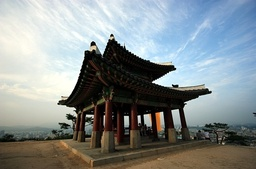
#> input picture Study/Lesson1/L2/homework_02/testdata/z02.jpg, 256 x 169 px, shrunk from 729 x 480 before the run; the run also reads 1 picture not shown here
$ jupyter execute --allow-errors 'Image Contrast Enhancement Algorithm.ipynb'   (older library calls are emulated)
#> lines starting #> are read from the running program, lines starting #| are printed output that depends on the picture
# Kỹ thuật tăng cường tương phản ảnh
Trong phần này cần thực hiện
- Cân bằng histogram (histogram equalization)
- Cân bằng động histogram (dynamic histogram equalization)
- Một thuật toán mới tăng cường tương phản ảnh sử dụng framework Exposure Fusio

# Ảnh thực hành

[cell 1]
import cv2
import matplotlib.pyplot as plt
import os

[cell 2]
import numpy as np

img = cv2.imread('testdata/z02.jpg')
#> img is the input picture: shape (169, 256, 3); mean B, G, R 142.3, 141.4, 133.8

gray = img[:,:,0]
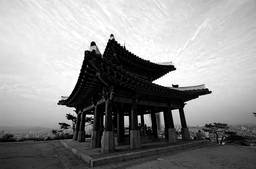
#> gray: shape (169, 256); min 0, max 255, mean 142.3
occ = np.zeros(256, dtype=np.uint32)
for x in gray:
    occ[x] += 1
#> after the loop, occ = 256 values, max 107 at index 0, min 12 at index 91, mean 52.8
plt.hist(gray.ravel(),bins=256)
plt.show()
#> figure, not shown here; tallest bar 1520 high, from x = 0 to 0.996

cdf = []
crr = 0
for i in range(256):
    crr += occ[i]
    cdf.append(crr)
#> this loop made 256 passes
#> crr on passes 1 to 3: 107, 198, 293
#> after the loop, cdf = 256 values from 107 to 13518; crr = 13518

ngray = gray.copy()
for i in range(gray.shape[0]):
    for j in range(gray.shape[1]):
        ngray[i][j] = round((cdf[ngray[i][j]] - cdf[0]) / (gray.shape[0] * gray.shape[1] - cdf[0]) * 255)
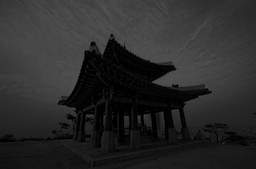
#> ngray: shape (169, 256); min 0, max 79, mean 42.1

plt.hist(cv2.equalizeHist(ngray.ravel()),bins=256)
plt.show()
#> figure, not shown here; tallest bar 1520 high, from x = 0 to 0.996
plt.hist(cv2.equalizeHist(gray.ravel()),bins=256)
plt.show()
#> figure, not shown here; tallest bar 1520 high, from x = 0 to 0.996

[cell 3]
img_names = os.listdir('testdata/')
plt.figure(figsize=(18, 18))
for i, img_name in enumerate(img_names):
    img = cv2.imread(os.path.join('testdata/', img_name))
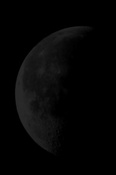
#> input picture Study/Lesson1/L2/homework_02/testdata/0moon_dark.jpg, 116 x 175 px, shrunk from 331 x 497 before the run
#> img is the input picture: shape (175, 116, 3); min 0, max 44, mean 5.1
    img = cv2.cvtColor(img, cv2.COLOR_BGR2RGB) # for showing purpose
    plt.subplot(4,2,i+1)
    plt.imshow(img)
#> pass 2 of the loop `for i, img_name in enumerate(img_names):`:
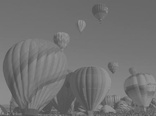
#> input picture Study/Lesson1/L2/homework_02/testdata/balloon.jpg, 156 x 116 px, shrunk from 443 x 331 before the run
#> img is the input picture: shape (116, 156, 3); min 74, max 153, mean 113.5
#> pass 3 of the loop `for i, img_name in enumerate(img_names):`:
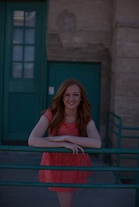
#> input picture Study/Lesson1/L2/homework_02/testdata/girl1_dark.jpg, 139 x 207 px, shrunk from 397 x 590 before the run
#> img is the input picture: shape (207, 139, 3); mean B, G, R 52.7, 45, 42.1
#> the loop made 4 passes; the first 3 are shown
plt.show()

# Cân bằng Histogram

[cell 4]
import cv2
import numpy as np
import matplotlib.pyplot as plt
import os
import glob

# Yêu cầu
Hoàn thiện hàm he với trường hợp ảnh đầu vào là ảnh màu

[cell 5]
def he(img):
    # if input image is gray image
    if (len(img.shape)==2):
        outImg = cv2.equalizeHist(img)

    # if input image is color image
    else:
        outImg = img
        clahe = cv2.createCLAHE(clipLimit=2.0, tileGridSize=(8,8))
        for i in range(img.shape[2]):
            outImg[:,:,i] = clahe.apply(img[:,:,i])
        # yuv_img = cv2.cvtColor(img, cv2.COLOR_RGB2YUV)
        # yuv_img[:,:,0] = cv2.equalizeHist(yuv_img[:,:,0])
        # outImg = cv2.cvtColor(yuv_img, cv2.COLOR_YUV2RGB)

    return outImg

# Yêu cầu
- Lấy danh sách tên ảnh trong folder testdata
- Loop qua từng ảnh, đọc ảnh và truyền vào hàm he
- Hiển thị ảnh kết quả

[cell 6]
img_paths = glob.glob('testdata/*.jpg')
plt.figure(figsize=(18, 18))
for i, img_path in enumerate(img_paths):
    img = cv2.imread(img_path)
    img = cv2.cvtColor(img, cv2.COLOR_BGR2RGB)
    img = he(img)
    plt.subplot(4,2,i+1)
    plt.imshow(img)
#> pass 2 of the loop `for i, img_path in enumerate(img_paths):`:
#> after the loop in he (call 2), `for i in range(img.shape[2]):`:
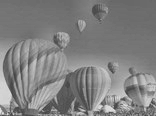
#> outImg: shape (116, 156, 3); min 65, max 227, mean 128.6
#> pass 3 of the loop `for i, img_path in enumerate(img_paths):`:
#> after the loop in he (call 3), `for i in range(img.shape[2]):`:
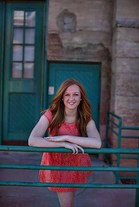
#> outImg: shape (207, 139, 3); mean R, G, B 71.2, 71.7, 81.1
#> the loop made 4 passes; the first 3 are shown
plt.show()
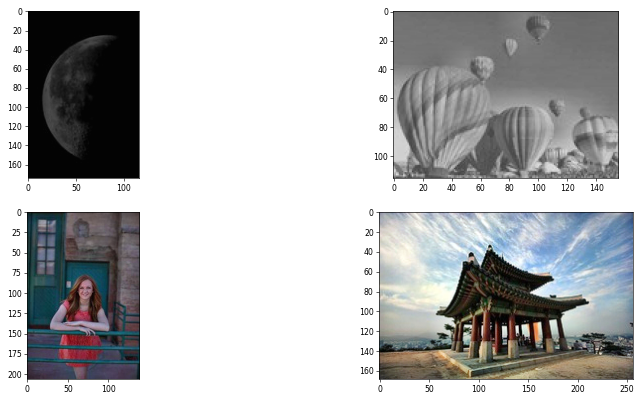
#> figure drawn by matplotlib, 4 panels

# Cân bằng mức xám động

[cell 7]
import numpy as np
import matplotlib.pyplot as plt
import matplotlib.colors
# import imageio
import scipy, scipy.misc, scipy.signal
import cv2
import sys
import numpy as np
import scipy.signal
import matplotlib.colors

# Yêu cầu
Hoàn thiện hàm build_is_hist và dhe

Tài liệu tham khảo: https://www.researchgate.net/publication/3183129_A_Dynamic_Histogram_Equalization_for_Image_Contrast_Enhancement

[cell 8]
# [65 lines left out: function build_is_hist, not called in this run]

[cell 9]
# [24 lines left out: function dhe, not called in this run]

[cell 10]
import cv2
import numpy as np
import matplotlib.pyplot as plt

def dynamic_histogram_equalization(img):
    # [11 lines of commented-out code are left out]

    hist, bins = np.histogram(img.flatten(), 256, [0, 256])
    pixel_start = np.min(np.where(hist > 0))
    pixel_end = np.max(np.where(hist > 0))

    # First partitioning
    part = partition(pixel_start, pixel_end, hist)

    # Iterative re-partitioning
    i, flag = 0, True
    while flag:
        i, part, flag = re_partition(hist, part, i)

    span = np.array([p[1] - p[0] + 1 for p in part])
    range_span = span * 255 / np.sum(span)

    part_span = np.zeros((len(part), 2), dtype=int)
    part_span[0, 1] = int(range_span[0])

    for i in range(1, len(part)):
        part_span[i, 0] = part_span[i - 1, 1]
        part_span[i, 1] = part_span[i, 0] + int(range_span[i])

    trans_func = get_transform_function(part, part_span, hist)

    # Apply transformation
    transformed_img = np.vectorize(lambda x: trans_func[x])(img)

    # [9 lines of commented-out code are left out]
    return transformed_img

def partition(pixel_start, pixel_end, hist):
    # win_size = 1
    gap = 5
    part = [[pixel_start, None]]

    for i in range(pixel_start + 1, pixel_end - 1):
        if hist[i - 1] > hist[i] + gap and hist[i + 1] > hist[i] + gap:
            part[-1][1] = i - 1
            part.append([i, None])
            # part.append([i + 1 - win_size, pixel_end])
    part[-1][1] = pixel_end

    return np.array(part)

def re_partition(hist, part, i):
    flag = False

    mean, std, total = calculate_stats(part[i], hist)

    if np.isnan(mean):
        i += 1
        if i >= len(part):
            flag = False
        else:
            flag = True
    else:
        cl, cr = int(max(np.round(mean - std), 0)), int(min(np.round(mean + std) + 1, len(hist)))
        # print(cl, cr)
        region_count = np.sum(hist[cl : cr])
        if region_count / total > 0.683:
            i += 1
        else:
            # print(len(part))
            partTemp = np.zeros((len(part) + 2, 2), dtype=int)
            partTemp[:i] = part[:i]
            partTemp[i] = [part[i][0], cl]
            partTemp[i + 1] = [cl + 1, cr - 1]  # Second new partition
            partTemp[i + 2] = [cr, part[i][1]]  # Third new partition
            partTemp[i+3:] = part[i+1:]
            flag = True

    return i, part, flag

def get_transform_function(part, part_span, hist):
    trans_func = np.zeros(256, dtype=int)

    # for i in range(len(part)):
    #     print(part[i][0], part[i][1])

    for i in range(len(part)):
        pixel_range = np.arange(part[i][0], part[i][1] + 1)
        pixel_range_mapped = np.linspace(part_span[i][0], part_span[i][1], len(pixel_range), dtype=int)

        cdf = np.cumsum(hist[part[i][0]:part[i][1] + 1])
        # print(len(hist))
        cdf = cdf / cdf[-1]
        trans_func[pixel_range] = np.round(cdf * (part_span[i][1] - part_span[i][0]) + part_span[i][0]).astype(int)

    return trans_func

def calculate_stats(part, hist):
    pixels = np.arange(part[0], part[1] + 1)
    total = np.sum(hist[pixels])
    mean = np.sum(pixels * hist[pixels]) / total if total > 0 else np.nan
    std = np.sqrt(np.sum(((pixels - mean) ** 2) * hist[pixels]) / total) if total > 0 else np.nan
    return mean, std, total

[cell 11]
img = cv2.imread('testdata/z02.jpg')
plt.figure(figsize=(20, 10))
plt.subplot(1, 2, 1)
plt.imshow(cv2.cvtColor(img, cv2.COLOR_BGR2RGB))
img[:,:,0] = dynamic_histogram_equalization(img[:,:,0])
#> in dynamic_histogram_equalization, `hist, bins = np.histogram(img.flatten(), 256, [0, 256])`: hist = 256 values, max 1520 at index 0, min 18 at index 91, mean 169; bins = 257 values from 0 to 256
#> in dynamic_histogram_equalization, `pixel_start = np.min(np.where(hist > 0))`: pixel_start = 0
#> in dynamic_histogram_equalization, `pixel_end = np.max(np.where(hist > 0))`: pixel_end = 255
#> after the loop in partition, `for i in range(pixel_start + 1, pixel_end - 1):`: part = 40 items, first 6: [0, 0], [1, 5], [6, 10], [11, 20], [21, 24], [25, 27]
#> in dynamic_histogram_equalization, `part = partition(pixel_start, pixel_end, hist)`: part = 40 pairs, first value 0 to 252, second value 0 to 255
#> the loop in dynamic_histogram_equalization, `while flag:` made 1 pass
#> (cl in re_partition, cr in re_partition, region_count in re_partition, i, flag) on pass 1: (0, 1, 1520, 1, False)
#> in dynamic_histogram_equalization, `span = np.array([p[1] - p[0] + 1 for p in part])`: span = 40 values, max 17 at index 12, min 1 at index 0, mean 6.4
#> in dynamic_histogram_equalization, `range_span = span * 255 / np.sum(span)`: range_span = 40 values, max 16.93 at index 12, min 0.996 at index 0, mean 6.38
#> in dynamic_histogram_equalization, `part_span = np.zeros((len(part), 2), dtype=int)`: part_span = 40 pairs, first value 0 to 0, second value 0 to 0
#> the loop in dynamic_histogram_equalization, `for i in range(1, len(part)):` made 39 passes
#> after the loop in dynamic_histogram_equalization, `for i in range(1, len(part)):`: part_span = 40 pairs, first value 0 to 213, second value 0 to 216
#> the loop in get_transform_function, `for i in range(len(part)):` made 40 passes
#> (pixel_range, pixel_range_mapped, cdf) on passes 1 to 5: ([0], [0], [1]), ([1, 2, 3, 4, 5], [0, 1, 2, 3, 4], [0.191, 0.408, 0.612, 0.808, 1]), ([6, 7, 8, 9, 10], [4, 5, 6, 7, 8], [0.211, 0.428, 0.632, 0.825, 1]), ([11, 12, 13, 14, 15, 16, 17, 18, 19, 20], [8, 9, 10, 11, 12, 13, 14, 15, 16, 17], [239, 501, 734, 931, 1129, 1299, 1469, 1653, 1820, 1966]), ([21, 22, 23, 24], [17, 18, 19, 20], [0.248, 0.508, 0.754, 1])
#> (pixel_range, pixel_range_mapped) on pass 7: ([28, 29, 30, 31, 32, 33, 34, 35, 36, 37, 38, 39, 40], [22, 23, 24, 25, 26, 27, 28, 29, 30, 31, 32, 33, 34])
#> after the loop in get_transform_function, `for i in range(len(part)):`: trans_func = 256 values from 0 to 216
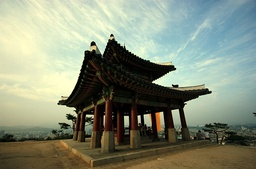
#> img: shape (169, 256, 3); mean B, G, R 121.3, 141.4, 133.8
img[:,:,1] = dynamic_histogram_equalization(img[:,:,1])
#> the loop in dynamic_histogram_equalization (call 2), `while flag:` made 1 pass
#> (cl in re_partition, cr in re_partition, region_count in re_partition, i, flag) on pass 1: (0, 2, 841, 1, False)
#> the loop in dynamic_histogram_equalization (call 2), `for i in range(1, len(part)):` made 41 passes
#> the loop in get_transform_function (call 2), `for i in range(len(part)):` made 42 passes
#> (pixel_range, pixel_range_mapped, cdf) on passes 2 to 5: ([2, 3, 4], [1, 2, 3], [0.303, 0.649, 1]), ([5, 6, 7, 8], [3, 4, 5, 6], [0.24, 0.485, 0.731, 1]), ([9, 10, 11, 12, 13, 14, 15], [6, 7, 8, 9, 10, 11, 12], [0.148, 0.306, 0.466, 0.608, 0.739, 0.869, 1]), ([16, 17, 18, 19, 20, 21, 22, 23, 24, 25], [12, 13, 14, 15, 16, 17, 18, 19, 20, 21], [186, 411, 619, 824, 1014, 1161, 1299, 1437, 1595, 1728])
#> (pixel_range_mapped, cdf) on pass 1: ([0, 1], [0.639, 1])
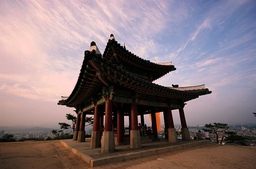
#> img: shape (169, 256, 3); mean B, G, R 121.3, 117, 133.8
img[:,:,2] = dynamic_histogram_equalization(img[:,:,2])
#> in dynamic_histogram_equalization (call 3), `hist, bins = np.histogram(img.flatten(), 256, [0, 256])`: hist = 256 values, max 357 at index 0, min 55 at index 50, mean 169
#> in dynamic_histogram_equalization (call 3), `part = partition(pixel_start, pixel_end, hist)`: part = 54 pairs, first value 0 to 251, second value 1 to 255
#> the loop in dynamic_histogram_equalization (call 3), `while flag:` made 1 pass
#> (cl in re_partition, cr in re_partition, region_count in re_partition, i, flag) on pass 1: (0, 2, 587, 1, False)
#> in dynamic_histogram_equalization (call 3), `span = np.array([p[1] - p[0] + 1 for p in part])`: span = 54 values, max 20 at index 30, min 2 at index 0, mean 4.74
#> in dynamic_histogram_equalization (call 3), `range_span = span * 255 / np.sum(span)`: range_span = 54 values, max 19.92 at index 30, min 1.99 at index 0, mean 4.72
#> in dynamic_histogram_equalization (call 3), `part_span = np.zeros((len(part), 2), dtype=int)`: part_span = 54 pairs, first value 0 to 0, second value 0 to 0
#> the loop in dynamic_histogram_equalization (call 3), `for i in range(1, len(part)):` made 53 passes
#> after the loop in dynamic_histogram_equalization (call 3), `for i in range(1, len(part)):`: part_span = 54 pairs, first value 0 to 198, second value 1 to 202
#> in dynamic_histogram_equalization (call 3), `trans_func = get_transform_function(part, part_span, hist)`: trans_func = 256 values from 1 to 202
#> in dynamic_histogram_equalization (call 3), `transformed_img = np.vectorize(lambda x: trans_func[x])(img)`:
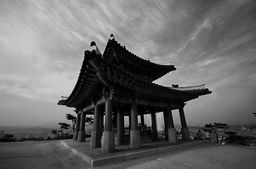
#> transformed_img: shape (169, 256) int64; min 1, max 202, mean 105.1
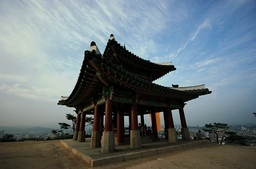
#> img: shape (169, 256, 3); mean B, G, R 121.3, 117, 105.1
plt.subplot(1, 2, 2)
plt.imshow(cv2.cvtColor(img, cv2.COLOR_BGR2RGB))
# https://github.com/wsss-ustc/Histogram-Equalization/blob/master/A%20dynamic%20histogram%20equalization%20for%20image%20contrast%20enhancement.pdf
# new_img = dynamic_histogram_equalization('testdata/0moon_dark.jpg')
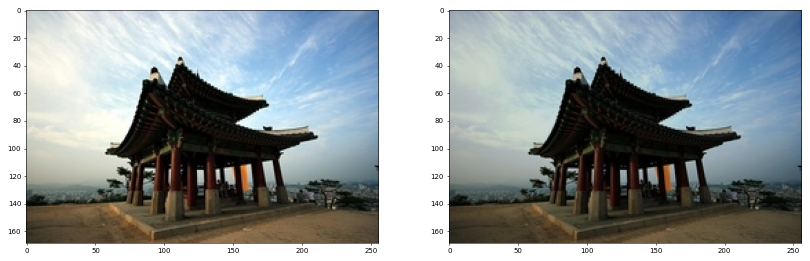
#> figure drawn by matplotlib, 2 panels

[cell 12]
def dnc(hist, l, r):
    if l >= r:
        return []
    arr = []
    for i in range(l, r + 1):
        for _ in range(hist[i]):
            arr.append(i)
    if len(arr) == 0:
        return []
    mean = np.mean(arr, dtype = np.float64)
    std = np.std(arr, dtype = np.float64)
    # print(l, r, mean, std)
    ap = 0
    nl = int(np.ceil(mean - std))
    nr = int(np.floor(mean + std))
    for i in range(nl, nr + 1):
        ap += hist[i]
    res = [nl - 1, nr]
    if ap / np.sum(arr) < 0.683:
        res += dnc(hist, l, nl - 1)
        res += dnc(hist, nr + 1, r)
    return res

[cell 13]
def dhe(hist, x = 0.5):
    m = []
    for i in range(len(hist)):
        if hist[i] != 0:
            m.append(i)
            break
    for i in range(1, len(hist) - 1):
        if hist[i] > hist[i - 1] and hist[i] > hist[i + 1]:
            m.append(i)
    for i in range(len(hist) - 1, -1, -1):
        if hist[i] != 0:
            m.append(i)
            break
    nm = []
    for i in range(0, len(m) - 1):
        nm += dnc(hist, m[i] + (i != 0), m[i + 1])
    nm.sort()

    m = [nm[0]]
    for i in range(1, len(nm)):
        if nm[i] != nm[i - 1]:
            m.append(nm[i])

    factor = []
    for i in range(1, len(nm)):
        cl = nm[i - 1] + (i != 0)
        cr = nm[i]
        span = cr - cl + 1
        sum = 0
        for j in range(cl, cr + 1):
            sum += j * hist[j]
        factor.append(span * np.log(sum))


    print(len(hist), len(m))
    print(m)

[cell 14]
import matplotlib.pyplot

img = cv2.imread('testdata/girl1_dark.jpg')
color = ('b','g','r')
for i,col in enumerate(color):
    histr = cv2.calcHist([img],[i],None,[256],[0,256])
    # print(np.array(histr, dtype=np.uint16))
    plt.plot(histr, color = col)
    plt.xlim([0,256])

occ = np.zeros(256, dtype=np.uint32)
for x in img[:,:,0].ravel():
    occ[x] += 1
#> this loop made 28773 passes
#> x on passes 1 to 3: 12, 14, 12
#> after the loop, occ = 256 values, max 1008 at index 50, min 0 at index 126, mean 112.4
dhe(occ)
#> the loop in dhe, `for i in range(len(hist)):` made 1 pass
#> after the loop in dhe, `for i in range(len(hist)):`: m = [0]
#> after the loop in dhe, `for i in range(1, len(hist) - 1):`: m = 27 values from 0 to 122
#> the loop in dhe, `for i in range(len(hist) - 1, -1, -1):` made 131 passes
#> i on passes 1 to 12: 255, 254, 253, 252, 251, 250, 249, 248, 247, 246, 245, 244
#> after the loop in dhe, `for i in range(len(hist) - 1, -1, -1):`: m = 28 values from 0 to 125
#> the loop in dhe, `for i in range(0, len(m) - 1):` made 27 passes
#> nm on passes 1 to 3: [1, 7, -1, 0], [1, 7, -1, 0, 9, 10], [1, 7, -1, 0, 9, 10, 11, 14]
#> the loop in dhe, `for i in range(1, len(nm)):` made 71 passes
#| 256 71
#> (printed output is left out)
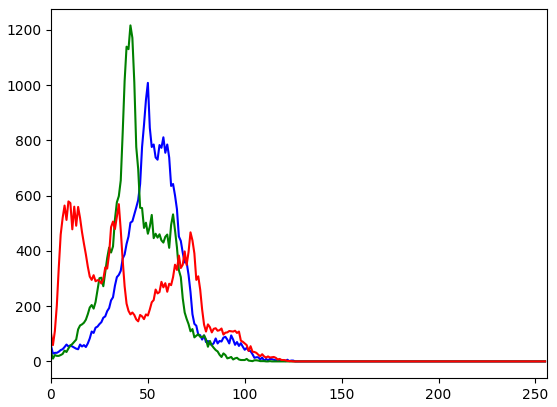
#> figure drawn by matplotlib, 1 panel; curve peaks at x = 50, y = 1008; curve peaks at x = 41, y = 1216; curve peaks at x = 9, y = 579

[cell 15]
### YOUR CODE HERE ###
np.seterr(divide='ignore', invalid='ignore')
img_names = os.listdir('testdata/')
plt.figure(figsize=(18, 18))
#> (the rest of this cell did not finish here and is left out)
